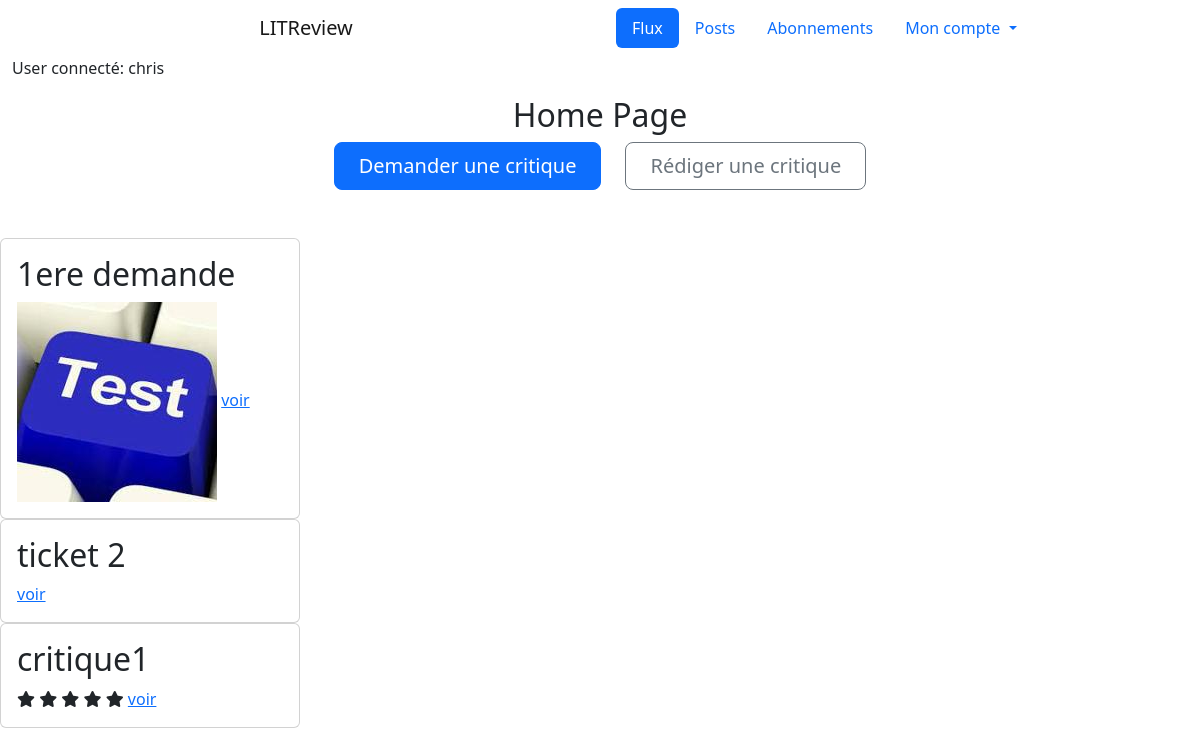
/home/ (signed in), run on an earlier commit of the app's database.
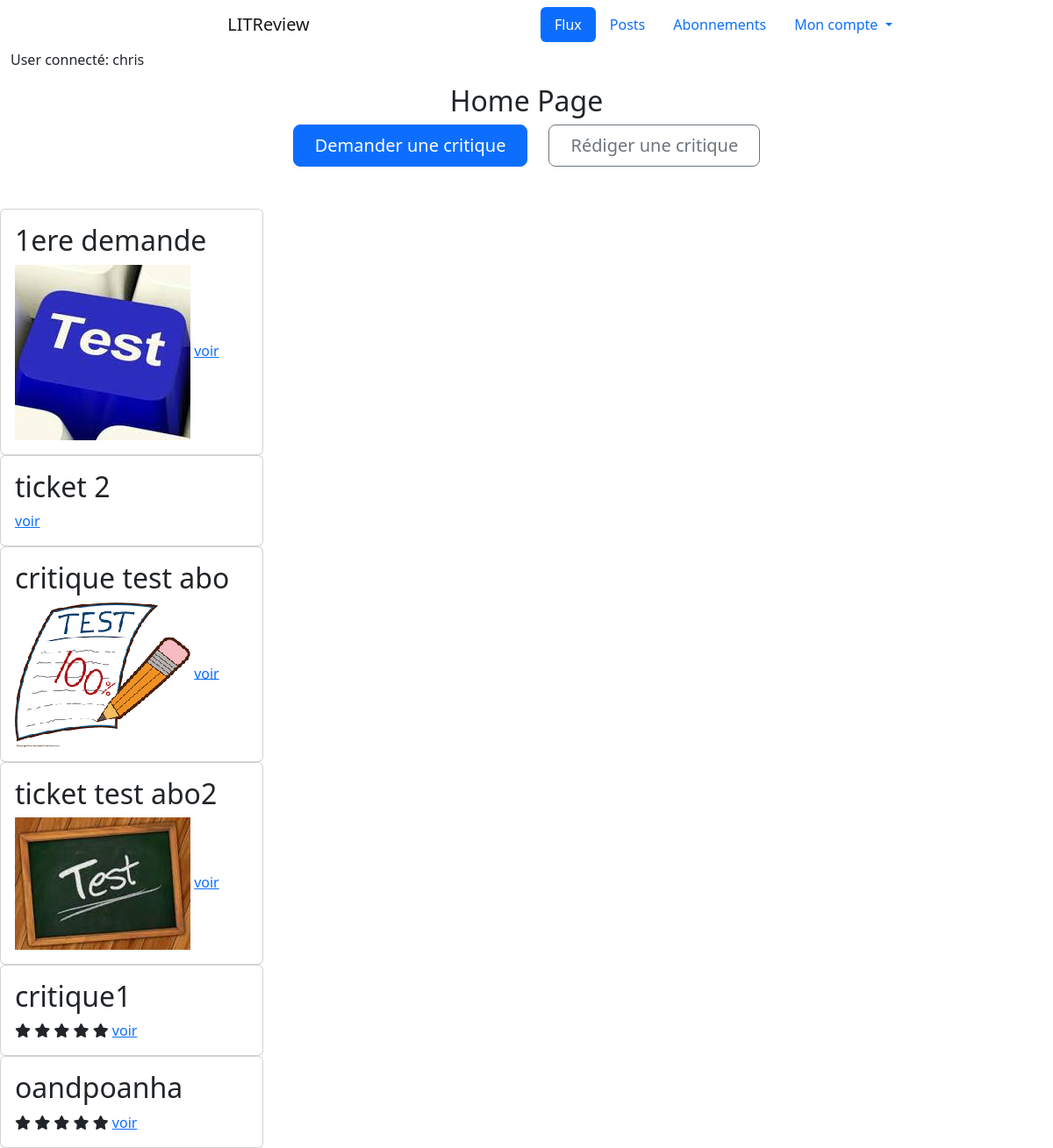
And on a later commit of the database.
### authentication/models.py (models this page shows)
class User(AbstractUser):
    follows = models.ManyToManyField(
        'self',
        symmetrical=False,
        verbose_name='abonnement',
        through='UserFollows',
        related_name='followed_users'
    )

### reviews/models.py (models this page shows, shortened)
class Ticket(models.Model):
    title = models.fields.CharField(max_length=128)
    description = models.fields.TextField(max_length=2048, blank=True)
    image = models.ImageField(null=True, blank=True)
    time_created = models.DateTimeField(auto_now_add=True)
    last_edited = models.DateTimeField(auto_now_add=True, null=True)
    user = models.ForeignKey(settings.AUTH_USER_MODEL, null=True, on_delete=models.CASCADE)
    IMAGE_MAX_SIZE = (200, 200)

class Review(models.Model):
    class Rating(models.IntegerChoices):
        ZERO = 0
        ONE = 1
        TWO = 2
        THREE = 3
        FOUR = 4
        FIVE = 5
    ticket = models.ForeignKey(Ticket, on_delete=models.CASCADE)
    headline = models.fields.CharField(max_length=128)
    body = models.fields.TextField(max_length=8192, blank=True)
    rating = models.fields.IntegerField(choices=Rating.choices, default=0)
    time_created = models.DateTimeField(auto_now_add=True)
    last_edited = models.DateTimeField(auto_now_add=True, null=True)
    user = models.ForeignKey(settings.AUTH_USER_MODEL, on_delete=models.CASCADE)

### reviews/views.py (the view)
# urls.py: 2. Add a URL to urlpatterns:  path('', views.home, name='home')
@login_required
def home(request):
    tickets = models.Ticket.objects.all()
    reviews = models.Review.objects.all()
    return render(request, 'reviews/home.html', context={'tickets': tickets, 'reviews': reviews})

### reviews/templates/reviews/home.html (shortened to what this page needs)
{% extends 'base.html' %}
{% block content %}
    <div class="row text-center">
        <h2>Home Page</h2>
    </div>
    <div class="d-grid gap-2 d-sm-flex justify-content-sm-center mb-5">
        <a type="button" class="btn btn-primary btn-lg px-4 me-sm-3"
                href="{% url 'ticket' %}">Demander une critique</a>
        <a type="button" class="btn btn-outline-secondary btn-lg px-4"
                href="{% url 'review_ticket' %}">Rédiger une critique</a>
    </div>
    <div class="col">
        {% for ticket in tickets %}
        <div class="card col-sm-3">
            <div class="card-body">
                <h2 class="card-title">{{ ticket.title }}</h2>
                {% if ticket.image %}
                    <img src="{{ ticket.image.url }}">
                {% endif %}
                    <a href="{% url 'view_ticket' ticket.id %}">voir</a>
            </div>
        </div>
        {% endfor %}
        {% for review in reviews %}
        <div class="card col-sm-3">
            <div class="card-body">
                <h2 class="card-title">{{ review.headline }}</h2>
                {% if review.rating == 0 %}
                    <i class="fa-regular fa-star"></i>
                    <i class="fa-regular fa-star"></i>
                    <i class="fa-regular fa-star"></i>
                    <i class="fa-regular fa-star"></i>
                    <i class="fa-regular fa-star"></i>
                {% elif review.rating == 1 %}
                    <i class="fa-solid fa-star"></i>
                    <i class="fa-regular fa-star"></i>
                    <i class="fa-regular fa-star"></i>
                    <i class="fa-regular fa-star"></i>
                    <i class="fa-regular fa-star"></i>
                {% elif review.rating == 2 %}
                    <i class="fa-solid fa-star"></i>
                    <i class="fa-solid fa-star"></i>
                    <i class="fa-regular fa-star"></i>
                    <i class="fa-regular fa-star"></i>
                    <i class="fa-regular fa-star"></i>
                {% elif review.rating == 3 %}
                    <i class="fa-solid fa-star"></i>
                    <i class="fa-solid fa-star"></i>
                    <i class="fa-solid fa-star"></i>
                    <i class="fa-regular fa-star"></i>
                    <i class="fa-regular fa-star"></i>
                {% elif review.rating == 4 %}
                    <i class="fa-solid fa-star"></i>
                    <i class="fa-solid fa-star"></i>
                    <i class="fa-solid fa-star"></i>
                    <i class="fa-solid fa-star"></i>
                    <i class="fa-regular fa-star"></i>
                {% elif review.rating == 5 %}
                    <i class="fa-solid fa-star"></i>
                    <i class="fa-solid fa-star"></i>
                    <i class="fa-solid fa-star"></i>
                    <i class="fa-solid fa-star"></i>
                    <i class="fa-solid fa-star"></i>
                {% endif %}
                <a href="{% url 'view_review' review.id %}">voir</a>
            </div>
        </div>
        {% endfor %}
        </div>
{% endblock content %}

### templates/base.html (shortened to what this page needs)
<html>
    <head>
        <link href="https://cdn.jsdelivr.net/npm/bootstrap@5.2.0-beta1/dist/css/bootstrap.min.css"
              rel="stylesheet"
>
    </head>
    <body>
    <div class="container-fluid">
        <div class="row">
            <header>
                <nav class="navbar-expand navbar">
                    <a class="navbar-brand col col-6 text-center" href="{% url 'home' %}">LITReview</a>
                    <div class="collapse navbar-collapse col flex-content-right" id="navbarSupportedContent">
                        <ul class="nav nav-pills flex-column flex-md-row">
                          <li class="nav-item">
                            <a class="nav-link active" aria-current="page" href="{% url 'feed' %}">Flux</a>
                          </li>
                          <li class="nav-item"><a class="nav-link" href="#">Posts</a></li>
                          <li class="nav-item"><a class="nav-link" href="{% url 'follow_users' %}">Abonnements</a></li>
                          <li class="nav-item dropdown">
                              <a class="nav-link dropdown-toggle" href="#" id="navbarDropdownMenuLink" role="button"
                                 data-bs-toggle="dropdown" aria-expanded="false">
                                Mon compte
                              </a>
                          </li>
                        </ul>
                    </div>
                </nav>
                {% if request.user.is_authenticated %}
                    <p>User connecté: {{ request.user.username }}</p>
                {% endif %}
            </header>
        </div>
    </div>
        {% block content %}
        {% endblock content %}
    </body>
</html>

What changed in the data, as far as the page shows it:
added Ticket: title "critique test abo", image (picture)
added Ticket: title "ticket test abo2", image (picture)
added Review: headline "oandpoanha", rating 5 (drawn)
